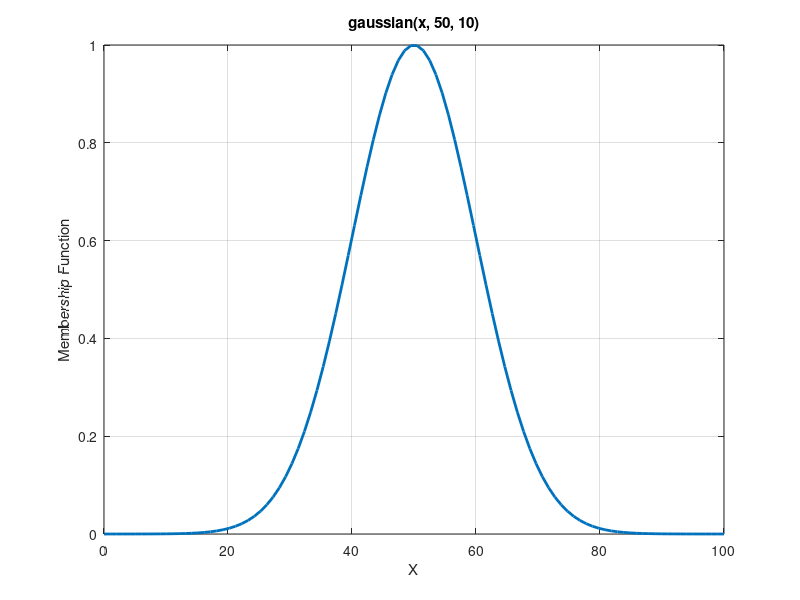

MATLAB code to generate this figure:
c = 50;
sig = 10;
x = linspace(0, 100);
MF = exp(-(x-c).^2./(2*sig^2));
h = plot(x, MF);
grid on;
set(h, 'linewidth', 2);
title('gaussian(x, 50, 10)');
xlabel('X');
ylabel('Membership Function');